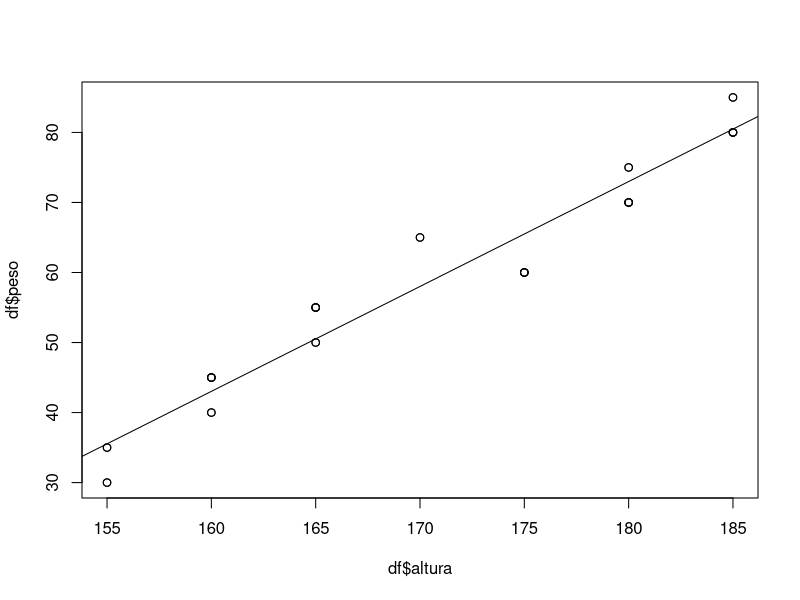
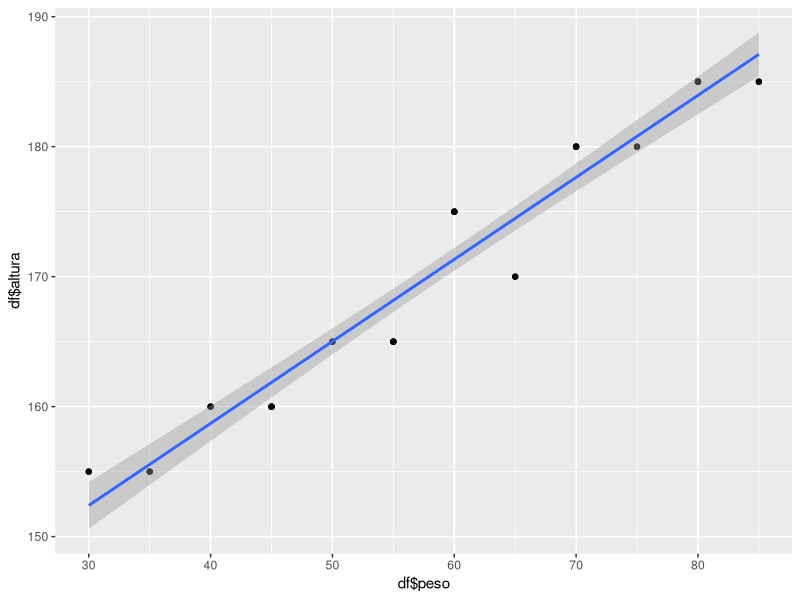

Generate these figures, in order, with R:
peso <- c(60,55,70,45,80,35,65,50,75,40,85,30,60,55,70,45,80)
idade <- c(25,40,55,35,60,20,45,30,50,25,65,18,40,35,55,40,60)
altura <-c(175,165,180,160,185,155,170,165,180,160,185,155,175,165,180,160,185)
genero <- rep(c('Masculino', 'Feminino'), length(peso))
genero

df = data.frame(peso, genero, idade, altura)

plot(df$peso~df$altura)

modelo1<-lm(df$peso~df$altura)
modelo1
abline(-196.651,1.498)

predict(modelo1)

install.packages("ggplot2")
library("ggplot2")

ggplot(mapping = aes(df$peso, df$altura)) +
   geom_point() +
   geom_smooth(method = "lm")